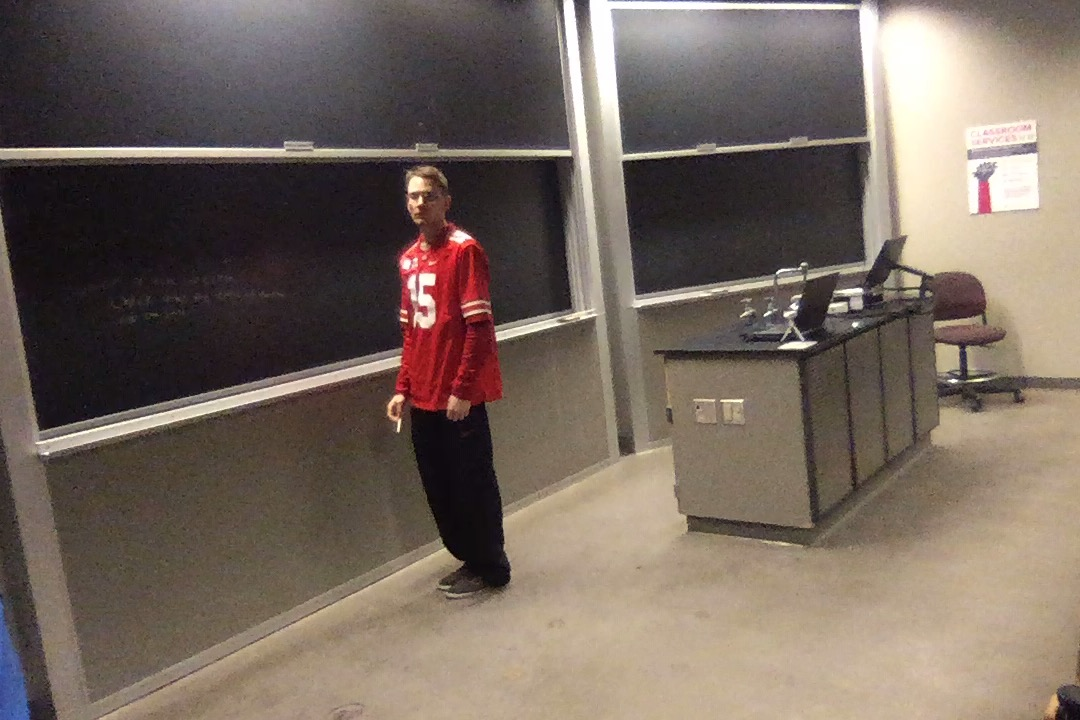
#> input picture output/jack2.jpg, 1080 x 720 px
$ python hog2.py
#> lines starting #> are read from the running program, lines starting #| are printed output that depends on the picture
from __future__ import print_function
import numpy as np
import matplotlib.pyplot as plt
# import the necessary packages
import argparse
import datetime
import imutils
import cv2

if __name__ == "__main__":
    # construct the argument parse and parse the arguments
    # ap = argparse.ArgumentParser()
    # ap.add_argument("-i", "--image", required=True,
    #                 help="path to the input image")
    # ap.add_argument("-w", "--win-stride", type=str, default="(8, 8)",
    #                 help="window stride")
    # ap.add_argument("-p", "--padding", type=str, default="(16, 16)",
    #                 help="object padding")
    # ap.add_argument("-s", "--scale", type=float, default=1.05,
    #                 help="image pyramid scale")
    # ap.add_argument("-m", "--mean-shift", type=int, default=-1,
    #                 help="whether or not mean shift grouping should be used")
    # args = vars(ap.parse_args())

    # evaluate the command line arguments (using the eval function like
    # this is not good form, but let's tolerate it for the example)
    # winStride = eval(args["win_stride"])
    # padding = eval(args["padding"])
    meanShift = True

    # initialize the HOG descriptor/person detector
    hog = cv2.HOGDescriptor()
    hog.setSVMDetector(cv2.HOGDescriptor_getDefaultPeopleDetector())

    # load the image and resize it
    image = cv2.imread('../output/jack2.jpg')
#> image is the input picture: shape (720, 1080, 3); mean B, G, R 95.9, 105.6, 119.2
    image = imutils.resize(image, width=min(400, image.shape[1]))
#> image: shape (266, 400, 3)

    # detect people in the image
    start = datetime.datetime.now()
    (rects, weights) = hog.detectMultiScale(image, winStride=(4, 4),
                                            padding=(8,8), scale=1.03, useMeanshiftGrouping=meanShift)
#> rects = [[119, 57, 96, 193]]; weights = [4.85]
    print("[INFO] detection took: {}s".format(
        (datetime.datetime.now() - start).total_seconds()))

    # draw the original bounding boxes
    print(len(rects))
#| 1
    for (x, y, w, h) in rects:
        cv2.rectangle(image, (x, y), (x + w, y + h), (0, 255, 0), 2)
#> this loop made 1 pass
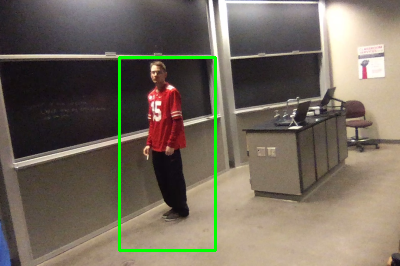
#> image: shape (266, 400, 3); mean B, G, R 94.1, 107.8, 117

    # show the output image
    cv2.imshow("Detections", image)
    cv2.waitKey(0)


    # [15 lines of commented-out code are left out]
